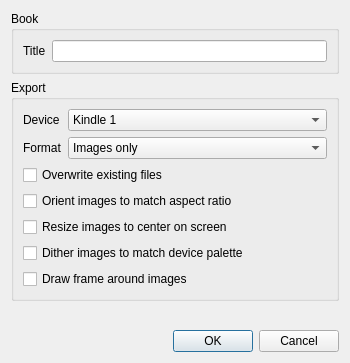
<?xml version="1.0" encoding="UTF-8"?>
<ui version="4.0">
 <class>DialogOptions</class>
 <widget class="QDialog" name="DialogOptions">
  <property name="geometry">
   <rect>
    <x>0</x>
    <y>0</y>
    <width>350</width>
    <height>363</height>
   </rect>
  </property>
  <property name="windowTitle">
   <string>Options</string>
  </property>
  <layout class="QVBoxLayout" name="verticalLayout">
   <item>
    <widget class="QGroupBox" name="groupBox">
     <property name="title">
      <string>Book</string>
     </property>
     <property name="flat">
      <bool>false</bool>
     </property>
     <layout class="QFormLayout" name="formLayout">
      <item row="0" column="0">
       <widget class="QLabel" name="label">
        <property name="text">
         <string>Title</string>
        </property>
       </widget>
      </item>
      <item row="0" column="1">
       <widget class="QLineEdit" name="lineEditTitle"/>
      </item>
     </layout>
    </widget>
   </item>
   <item>
    <widget class="QGroupBox" name="groupBox_2">
     <property name="title">
      <string>Export</string>
     </property>
     <layout class="QVBoxLayout" name="verticalLayout_2">
      <item>
       <layout class="QFormLayout" name="formLayout_2">
        <property name="fieldGrowthPolicy">
         <enum>QFormLayout::AllNonFixedFieldsGrow</enum>
        </property>
        <item row="0" column="0">
         <widget class="QLabel" name="label_2">
          <property name="text">
           <string>Device</string>
          </property>
         </widget>
        </item>
        <item row="0" column="1">
         <widget class="QComboBox" name="comboBoxDevice">
          <item>
           <property name="text">
            <string>Kindle 1</string>
           </property>
          </item>
          <item>
           <property name="text">
            <string>Kindle 2</string>
           </property>
          </item>
          <item>
           <property name="text">
            <string>Kindle 3</string>
           </property>
          </item>
          <item>
           <property name="text">
            <string>Kindle 4</string>
           </property>
          </item>
          <item>
           <property name="text">
            <string>Kindle DX</string>
           </property>
          </item>
          <item>
           <property name="text">
            <string>Kindle DXG</string>
           </property>
          </item>
         </widget>
        </item>
        <item row="1" column="0">
         <widget class="QLabel" name="labelFormat">
          <property name="text">
           <string>Format</string>
          </property>
         </widget>
        </item>
        <item row="1" column="1">
         <widget class="QComboBox" name="comboBoxFormat">
          <item>
           <property name="text">
            <string>Images only</string>
           </property>
          </item>
          <item>
           <property name="text">
            <string>CBZ only</string>
           </property>
          </item>
          <item>
           <property name="text">
            <string>Images &amp; CBZ</string>
           </property>
          </item>
         </widget>
        </item>
       </layout>
      </item>
      <item>
       <widget class="QCheckBox" name="checkboxOverwrite">
        <property name="text">
         <string>Overwrite existing files</string>
        </property>
       </widget>
      </item>
      <item>
       <widget class="QCheckBox" name="checkboxOrient">
        <property name="text">
         <string>Orient images to match aspect ratio</string>
        </property>
       </widget>
      </item>
      <item>
       <widget class="QCheckBox" name="checkboxResize">
        <property name="text">
         <string>Resize images to center on screen</string>
        </property>
       </widget>
      </item>
      <item>
       <widget class="QCheckBox" name="checkboxQuantize">
        <property name="text">
         <string>Dither images to match device palette</string>
        </property>
       </widget>
      </item>
      <item>
       <widget class="QCheckBox" name="checkboxFrame">
        <property name="text">
         <string>Draw frame around images</string>
        </property>
       </widget>
      </item>
     </layout>
    </widget>
   </item>
   <item>
    <spacer name="verticalSpacer">
     <property name="orientation">
      <enum>Qt::Vertical</enum>
     </property>
     <property name="sizeHint" stdset="0">
      <size>
       <width>20</width>
       <height>40</height>
      </size>
     </property>
    </spacer>
   </item>
   <item>
    <widget class="QDialogButtonBox" name="buttonBox">
     <property name="standardButtons">
      <set>QDialogButtonBox::Cancel|QDialogButtonBox::Ok</set>
     </property>
    </widget>
   </item>
  </layout>
 </widget>
 <resources/>
 <connections>
  <connection>
   <sender>buttonBox</sender>
   <signal>accepted()</signal>
   <receiver>DialogOptions</receiver>
   <slot>accept()</slot>
   <hints>
    <hint type="sourcelabel">
     <x>248</x>
     <y>254</y>
    </hint>
    <hint type="destinationlabel">
     <x>157</x>
     <y>274</y>
    </hint>
   </hints>
  </connection>
  <connection>
   <sender>buttonBox</sender>
   <signal>rejected()</signal>
   <receiver>DialogOptions</receiver>
   <slot>reject()</slot>
   <hints>
    <hint type="sourcelabel">
     <x>316</x>
     <y>260</y>
    </hint>
    <hint type="destinationlabel">
     <x>286</x>
     <y>274</y>
    </hint>
   </hints>
  </connection>
 </connections>
</ui>
